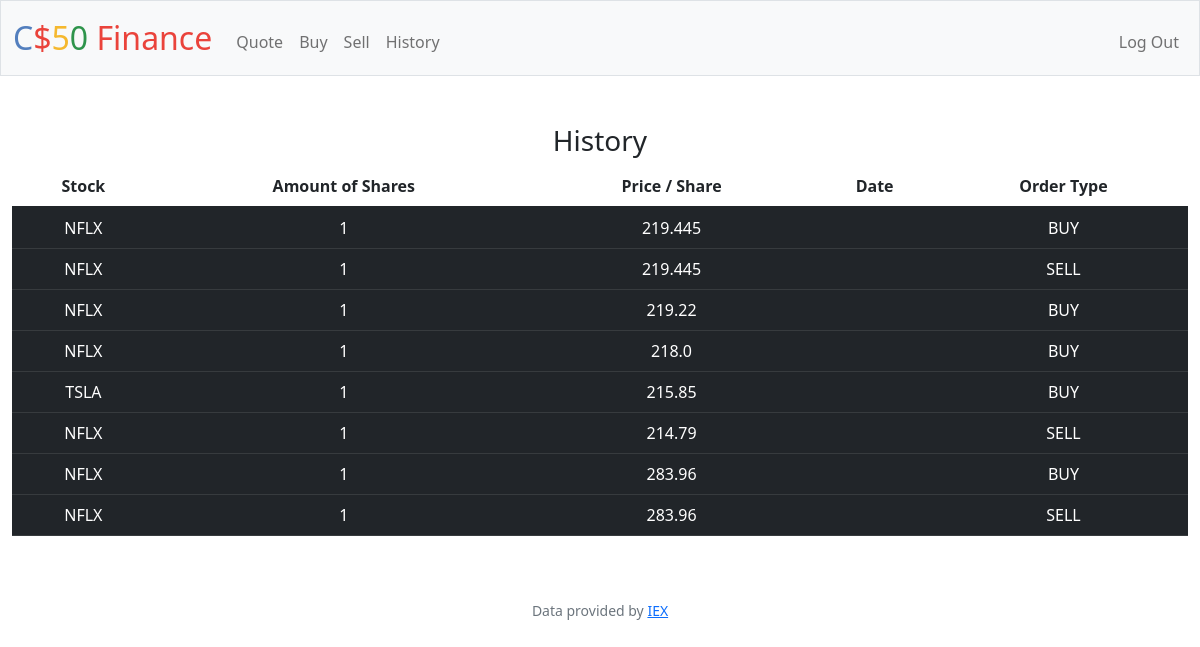
Page /history (signed in) on the earlier database version.
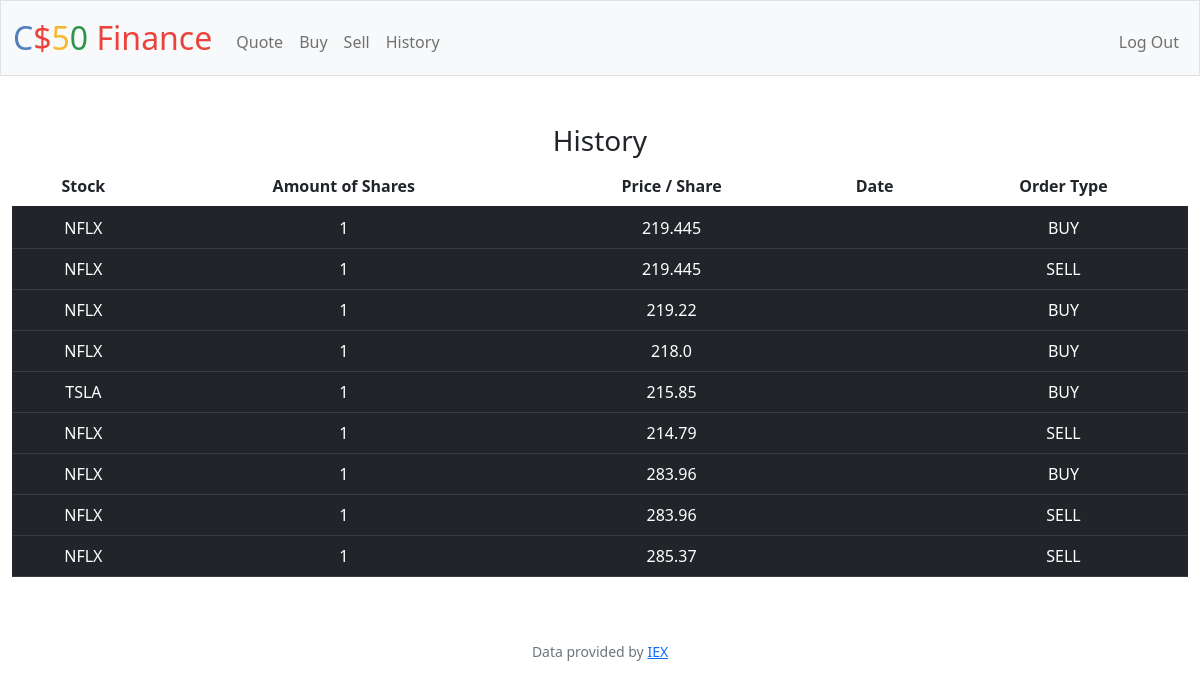
Same page on the later database version.
### tables this page shows
CREATE TABLE 'Purchases' ('symbol' TEXT, 'shares' INTEGER, 'price' REAL, 'id'  INTEGER PRIMARY KEY  , 'user_id' INTEGER, 'type' TEXT);

### app.py (the view)
@app.route("/history")
@login_required
def history():
    if request.method == "GET":
        user_id = session["user_id"]
        purchases_db = db.execute("SELECT * FROM purchases WHERE user_id = ?", user_id)
        return render_template("history.html", database=purchases_db)

### app.py (called while the page is built)
@app.after_request
def after_request(response):
    response.headers["Cache-Control"] = "no-cache, no-store, must-revalidate"
    response.headers["Expires"] = 0
    response.headers["Pragma"] = "no-cache"
    return response

### helpers.py (called while the page is built)
def login_required(f):
    @wraps(f)
    def decorated_function(*args, **kwargs):
        if session.get("user_id") is None:
            return redirect("/login")
        return f(*args, **kwargs)
    return decorated_function

### templates/history.html (shortened to what this page needs)
{% extends "layout.html" %}
{% block main %}
<h3>History</h3>
<div class="section" >
 <table class="table table-striped-columns">
    <thead>
        <tr>
            <th scope="col">Stock</th>
            <th cope="col">Amount of Shares</th>
            <th scope="col">Price / Share</th>
            <th scope="col">Date</th>
            <th scope="col">Order Type</th>
        </tr>
    </thead>
    <tbody>
        {% for row in database %}
        <tr class="table-dark">
            <td class="table-dark"> {{ row["symbol"] }} </td>
            <td class="table-dark"> {{ row["shares"] }} </td>
            <td class="table-dark"> {{ row["price"] }} </td>
            <td class="table-dark"> {{ row["date"] }} </td>
            <td class="table-dark"> {{ row["type"] }} </td>
        </tr>
        {% endfor %}
    </tbody>
    </table>
 </div>
{% endblock %}

Differences in the rows shown:
added Purchases: symbol "NFLX", shares "1", price "285.37", type "SELL"
